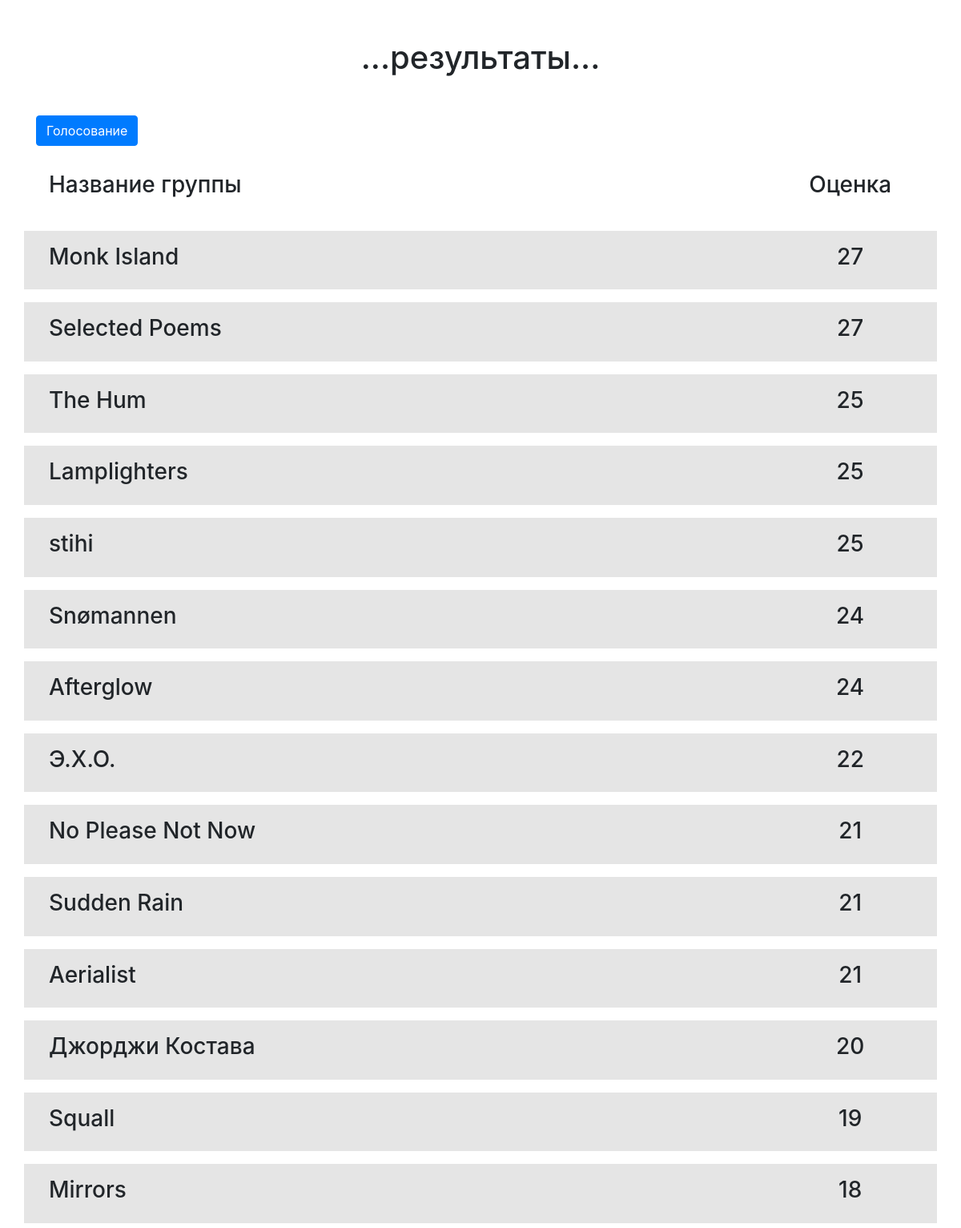
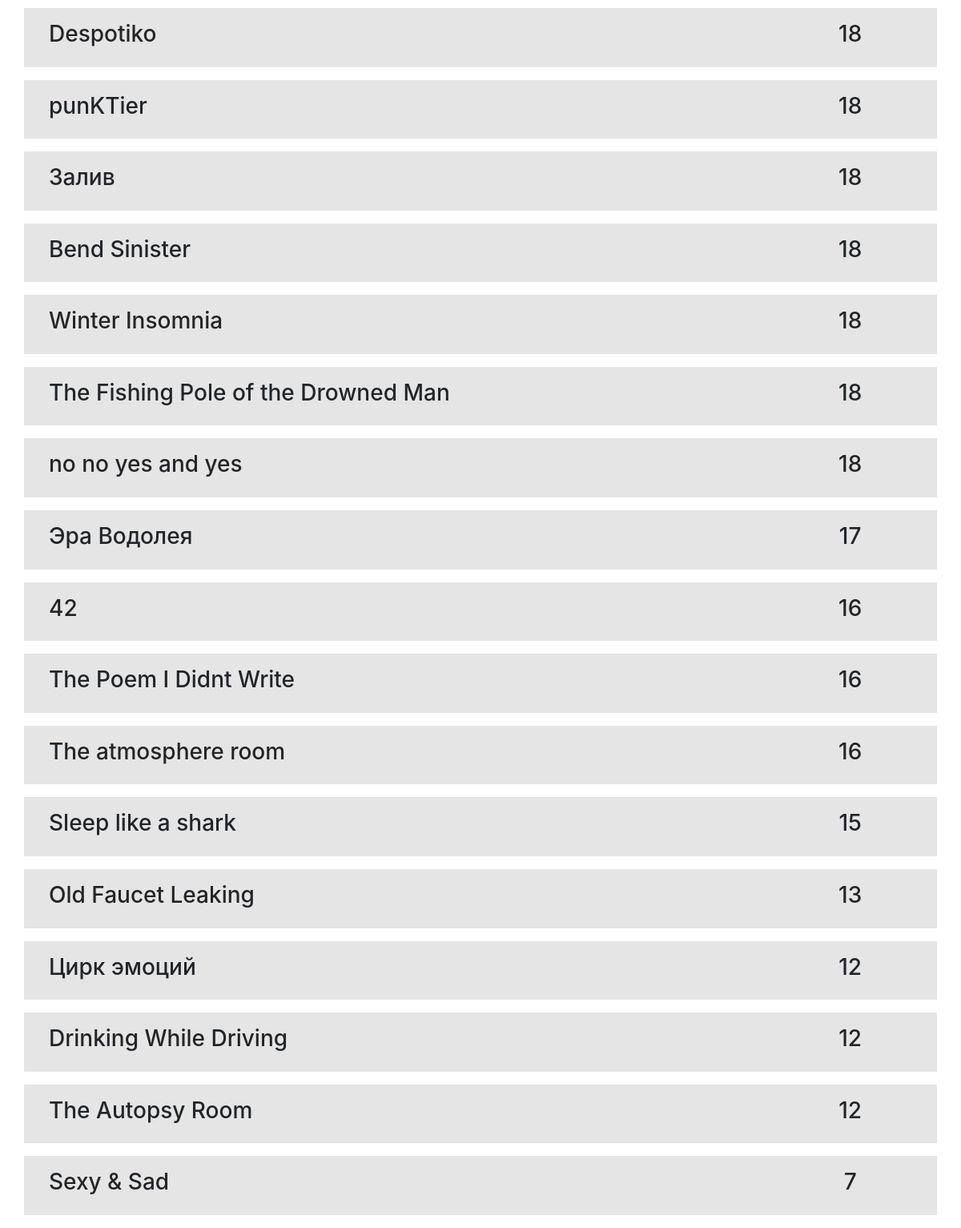
The app's page /results/ with its own data (2 pictures, top to bottom).
### voting/models.py (models this page shows, shortened)
class Groupname(models.Model):
    name = models.CharField(max_length=200)
    class Meta:
        ordering = ('-id',)

### voting/views.py (the view)
# urls.py: path('results/', results, name='results')
def results (request):
    context = {
        'results': Groupname.objects.annotate(overall=Sum('votes__value')).order_by('-overall'),
    }
    return render(request, 'results.html', context)

### templates/results.html (shortened to what this page needs)
<!DOCTYPE html>
<html lang="en">
<head>
    <link rel="stylesheet" href="https://cdn.jsdelivr.net/npm/bootstrap@4.5.3/dist/css/bootstrap.min.css"
>
    <link rel="stylesheet" href="https://cdnjs.cloudflare.com/ajax/libs/rangeslider.js/2.3.3/rangeslider.min.css"
/>
</head>
<body>
<div class="container">
    <h1 class="text-center my-5">...результаты...</h1>
    <a class="btn btn-primary" href="{% url 'election' %}">Голосование</a>
    <div class="row p-3 my-3 d-none d-sm-flex">
        <div class="col-10">
            <h3>Название группы</h3>
        </div>
        <div class="col-2 text-center">
            <h3>Оценка</h3>
        </div>
    </div>
    {% for result in results %}
        <div class="namebox row p-3 my-3 ">
            <div class="col-10">
                <h3>{{ result.name }}</h3>
            </div>
            <div class="col-2 text-center">
                <h3>{{ result.overall }}</h3>
            </div>
        </div>
    {% endfor %}
</div>
</body>
</html>

### templates/results.html (style rules this page uses)
.namebox { background-color: #e5e5e5; }

### records on screen
Groupname: name "Monk Island", overall "27"
Groupname: name "Selected Poems", overall "27"
Groupname: name "The Hum", overall "25"
Groupname: name "Lamplighters", overall "25"
Groupname: name "stihi", overall "25"
Groupname: name "Snømannen", overall "24"
Groupname: name "Afterglow", overall "24"
Groupname: name "Э.Х.О.", overall "22"
Groupname: name "No Please Not Now", overall "21"
Groupname: name "Sudden Rain", overall "21"
Groupname: name "Aerialist", overall "21"
Groupname: name "Джорджи Костава", overall "20"
Groupname: name "Squall", overall "19"
Groupname: name "Mirrors", overall "18"
Groupname: name "Despotiko", overall "18"
Groupname: name "punKTier", overall "18"
Groupname: name "Залив", overall "18"
Groupname: name "Bend Sinister", overall "18"
Groupname: name "Winter Insomnia", overall "18"
Groupname: name "The Fishing Pole of the Drowned Man", overall "18"
Groupname: name "no no yes and yes", overall "18"
Groupname: name "Эра Водолея", overall "17"
Groupname: name "42", overall "16"
Groupname: name "The Poem I Didnt Write", overall "16"
Groupname: name "The atmosphere room", overall "16"
Groupname: name "Sleep like a shark", overall "15"
Groupname: name "Old Faucet Leaking", overall "13"
Groupname: name "Цирк эмоций", overall "12"
Groupname: name "Drinking While Driving", overall "12"
Groupname: name "The Autopsy Room", overall "12"
Groupname: name "Sexy & Sad", overall "7"
